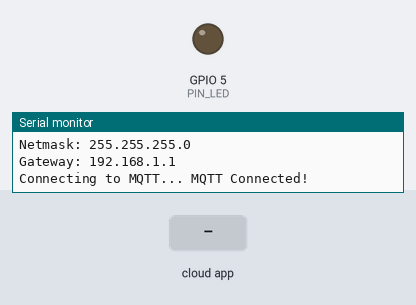
The sketch below on a simulated ESP8266 (NodeMCU). On the bench: output pins drawn as LEDs (lit = HIGH), the last lines printed to the serial monitor. The test bench sets the inputs (shaded band). WiFi joins after 1.5 s; servers stay silent unless stated; no MQTT or app messages arrive unless stated.

Above: at 2.8 s.
2.9 s: the phone or cloud app sets on_off to ON
At 4.1 s:
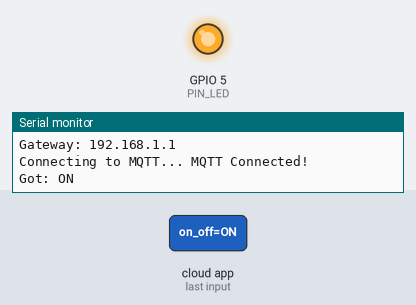
4.4 s: the phone or cloud app sets on_off to OFF
At 5.7 s:
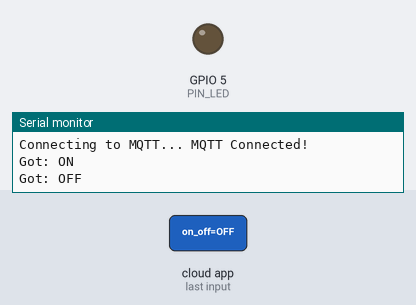
Timing chart, 0 to 7.4 s (numbered marks = the images above; inputs shaded):
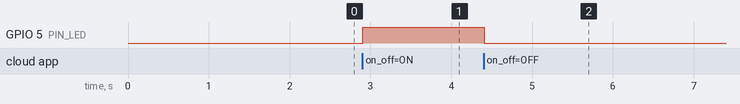

The sketch:

mqtt_esp8266_sub_test.ino
```cpp
#include <ESP8266WiFi.h>
#include <stdio.h>
#include <string.h>
#include "Adafruit_MQTT.h"
#include "Adafruit_MQTT_Client.h"

/***************** Pins *****************/
#define PIN_LED     5
#define PIN_BUZ     4
/****************************************/

/**************** Other *****************/
#define LED_HIGH      255
#define LED_LOW       0
#define BUZ_FREQ      784
/****************************************/

/*********** WIFI Credentials ***********/
#define WLAN_SSID   "connectory 2"
#define WLAN_PASS   "c0nn3ct0ry2"
/****************************************/

/********** Adafruit.io Setup  **********/
#define AIO_SERVER      "io.adafruit.com"
#define AIO_SERVERPORT  1883               // use 8883 for SSL
#define AIO_USERNAME    "connectory_io"
#define AIO_KEY         "76805a2a35c84583a9ac77cd9ec5f546"
/****************************************/

/********** Global State ****************/
// Create an ESP8266 WiFiClient class to connect to the MQTT server.
WiFiClient client;

// Setup the MQTT client class by passing in the WiFi client and MQTT server and login details.
Adafruit_MQTT_Client mqtt(&client, AIO_SERVER, AIO_SERVERPORT, AIO_USERNAME, AIO_KEY);
/****************************************/

/*************** Feeds ******************/
// Setup a feed called 'onoffbutton' for subscribing to changes.
Adafruit_MQTT_Subscribe onoffbutton = Adafruit_MQTT_Subscribe(&mqtt, AIO_USERNAME "/feeds/on_off");
/****************************************/

void setup() {
  Serial.begin(115200);
  delay(100);

  // initialize LED pin
  pinMode(PIN_LED, OUTPUT);

  Serial.println();
  Serial.println();
  Serial.print("Connecting to ");
  Serial.println(WLAN_SSID);

  WiFi.begin(WLAN_SSID, WLAN_PASS);

  while (WiFi.status() != WL_CONNECTED) {
    delay(500);
    Serial.print(".");
  }

  Serial.println("");
  Serial.println("WiFi connected");
  Serial.println("IP address: ");
  Serial.println(WiFi.localIP());
  Serial.print("Netmask: ");
  Serial.println(WiFi.subnetMask());
  Serial.print("Gateway: ");
  Serial.println(WiFi.gatewayIP());

  // Setup MQTT subscription for onoff feed.
  mqtt.subscribe(&onoffbutton);
}

void loop() {
  // Ensure the connection to the MQTT server is alive (this will make the first
  // connection and automatically reconnect when disconnected).  See the MQTT_connect
  // function definition further below.
  MQTT_connect();

  // this is our 'wait for incoming subscription packets' busy subloop
  // try to spend your time here

  Adafruit_MQTT_Subscribe *subscription;
  while ((subscription = mqtt.readSubscription(5000))) {
    if (subscription == &onoffbutton) {
      Serial.print(F("Got: "));
      Serial.println((char *)onoffbutton.lastread);
      if (strcmp((char *)onoffbutton.lastread, "OFF") == 0) {
        analogWrite(PIN_LED, LED_LOW);
      }
      else if (strcmp((char *)onoffbutton.lastread, "ON") == 0) {
        analogWrite(PIN_LED, LED_HIGH);
      }
    }
  }
}

/*
void check(float value) {
  float limit = 1.5;
  // WRITE IN LOGIC HERE
  if (value < limit) {
    Serial.printf("ALERT: Value below limit\n");
    alert();
  }
}


void alert() {
  // turn light and buzzer on
  noTone(buzPin);
  analogWrite(ledPin, ledHigh);
  tone(buzPin, melodyFreq);

  delay(2000);

  // turn light and buzzer off
  analogWrite(ledPin, ledLow);
  noTone(buzPin);
}
*/

// Function to connect and reconnect as necessary to the MQTT server.
// Should be called in the loop function and it will take care if connecting.
void MQTT_connect() {
  int8_t ret;

  // Stop if already connected.
  if (mqtt.connected()) {
    return;
  }

  Serial.print("Connecting to MQTT... ");

  uint8_t retries = 3;
  while ((ret = mqtt.connect()) != 0) { // connect will return 0 for connected
       Serial.println(mqtt.connectErrorString(ret));
       Serial.println("Retrying MQTT connection in 5 seconds...");
       mqtt.disconnect();
       delay(5000);  // wait 5 seconds
       retries--;
       if (retries == 0) {
         // basically die and wait for WDT to reset me
         while (1);
       }
  }
  Serial.println("MQTT Connected!");
}
```

Measured:
- after the input at 2.9 s, GPIO 5 (PIN_LED): LOW → HIGH at once
- after the input at 4.4 s, GPIO 5 (PIN_LED): HIGH → LOW at once
